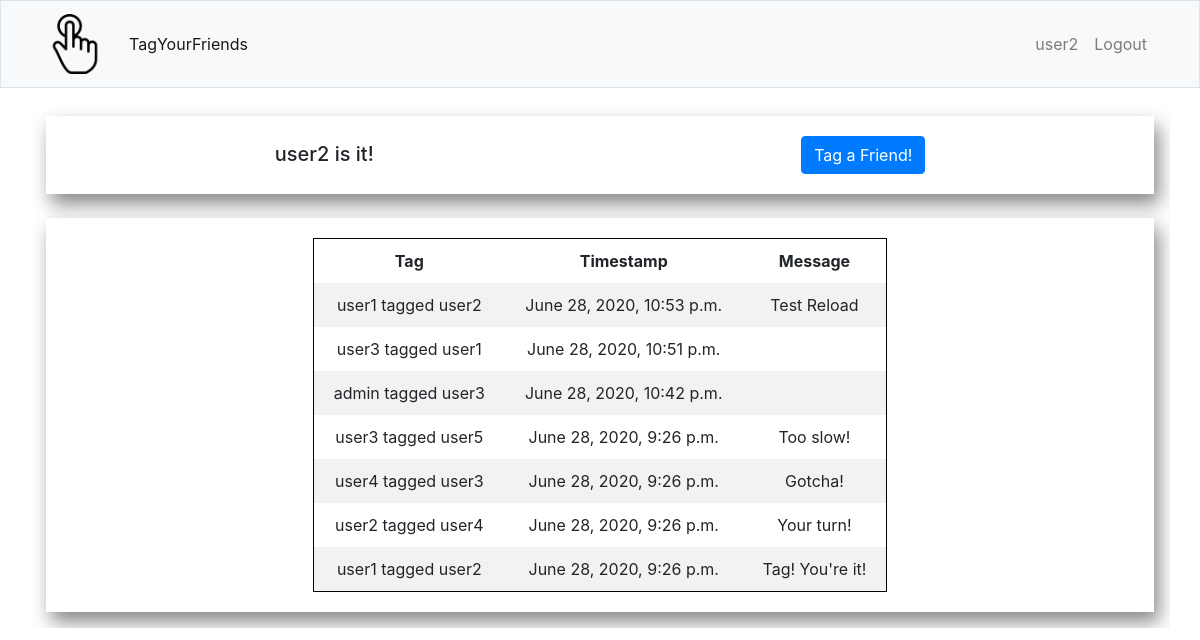
The page / (signed in) on the database its author committed.
### tag/models.py (models this page shows, shortened)
class Tag(models.Model):
    fromTag = models.ForeignKey(User, on_delete=models.CASCADE, related_name="tags")
    toTag = models.ForeignKey(User, on_delete=models.CASCADE, related_name="taggedBy")
    message = models.CharField(max_length=256, blank=True)
    timestamp = models.DateTimeField(auto_now_add=True)

### tag/views.py (the view)
# urls.py: path("", views.index, name="index"),
def index(request):
    tagModelForm = TagModelForm(request.user.username, auto_id="tag_%s")
    tags = Tag.objects.all().order_by('-timestamp')[:100]
    if (tags.first() is not None):
        itUser = tags.first().toTag
    context = {
        'tags': tags,
        'itUser': itUser,
        'tagModelForm': tagModelForm,
    }
    return render(request, "tag/index.html", context)

### tag/templates/tag/index.html (shortened to what this page needs)
{% extends "tag/layout.html" %}
{% load crispy_forms_tags %}
{% load tz %}
{% localtime on %}
{% block content %}
    <div class="container card-container">
        <h5>{{ itUser }} is it!</h5>
        <button type="button" id="openTagModal" class="newTagModal btn btn-primary" data-toggle="modal" data-target="#tagModal" disabled=true>
            Tag a Friend!
        </button>
    </div>
    <br>
    <div class="container card-container">
        <div class="row">
            <div class="col">
                {% if tags %}
                    <table id="tagsTable">
                        <tr>
                            <th>Tag</th>
                            <th>Timestamp</th>
                            <th>Message</th>
                        </tr>
                        {% for tag in tags %}
                            <tr>
                                <td>{{ tag.fromTag }} tagged {{ tag.toTag }}</td>
                                <td>{{ tag.timestamp }}</td>
                                <td>{{ tag.message }} </td>
                            </tr>
                        {% endfor %}
                    </table>
                {% else %}
                    <p>No tags yet! Tag one of your friends to get things started!</p>
                {% endif %}
            </div>
        </div>
    </div>
{% endblock content %}
{% endlocaltime %}

### tag/templates/tag/layout.html (shortened to what this page needs)
{% load static %}
<!DOCTYPE html>
<html lang="en">
    <head>
        <link rel="stylesheet" href="https://stackpath.bootstrapcdn.com/bootstrap/4.5.0/css/bootstrap.min.css"
>
        <link rel="stylesheet" href="{% static 'style.css' %}">
    </head>
    <body>
        <nav class="navbar navbar-expand-lg navbar-light bg-light border navbar-fixed-top">
            <div class="container">
                <a class="navbar-brand" href="{% url 'index' %}">
                    <img src="{% static 'tagLogo.png' %}" width="60" height="60" alt="TagYourFriends">
                </a>
                <div class="collapse navbar-collapse" id="navbarNavDropdown">
                {% if user.is_authenticated %}
                    <ul class="navbar-nav">
                    <li class="nav-item active">
                        <a class="nav-link" href="{% url 'index' %}">TagYourFriends</a>
                    </li>
                    </ul>
                    <ul class="navbar-nav ml-auto">
                        <li class="nav-item"><a class="nav-link" href="#">{{ user.username }}</a></li>
                        <li class="nav-item"><a class="nav-link" href="{% url 'logout' %}">Logout</a></li>
                    </ul>
                {% else %}
                    <ul class="navbar-nav ml-auto">
                        <li class="nav-item"><a class="nav-link" href="{% url 'register' %}">Register</a></li>
                        <li id="login_btn" class="nav-item"><a class="nav-link" href="{% url 'login' %}">Login</a></li>
                    </ul>
                {% endif %}
                </div>
            </div>
        </nav>
    </body>
    <main class="container p-3">
        {% block content %}{% endblock %}
    </main>
</html>

### tag/static/style.css (style rules this page uses)
body { padding-top: 100px; }
main { overflow-x: auto; }
table { border-collapse: collapse; border: 1px solid black; }
td,th { padding: 10px; padding-left: 20px; padding-right: 20px; text-align: center; }
tr:nth-child(even) { background-color: #f2f2f2; }
tr:nth-child(odd) { background-color: #FFF; }
.navbar { position: fixed; top: 0; width: 100%; z-index: 1; }
.card-container { display: flex; flex-direction: row; flex-wrap: wrap; justify-content: space-around; align-items: baseline; background-color: #FFF; padding-bottom: 20px; padding-top: 20px; box-shadow: 5px 10px 18px #888888; }

### rows shown on the page
Tag: fromTag "user1", toTag "user2", timestamp "June 28, 2020, 10:53 p.m.", message "Test Reload"
Tag: fromTag "user3", toTag "user1", timestamp "June 28, 2020, 10:51 p.m."
Tag: fromTag "admin", toTag "user3", timestamp "June 28, 2020, 10:42 p.m."
Tag: fromTag "user3", toTag "user5", timestamp "June 28, 2020, 9:26 p.m.", message "Too slow!"
Tag: fromTag "user4", toTag "user3", timestamp "June 28, 2020, 9:26 p.m.", message "Gotcha!"
Tag: fromTag "user2", toTag "user4", timestamp "June 28, 2020, 9:26 p.m.", message "Your turn!"
Tag: fromTag "user1", toTag "user2", timestamp "June 28, 2020, 9:26 p.m.", message "Tag! You're it!"

### other values the page prints
{{ user.username }} "user2"
{{ itUser }} "user2"
